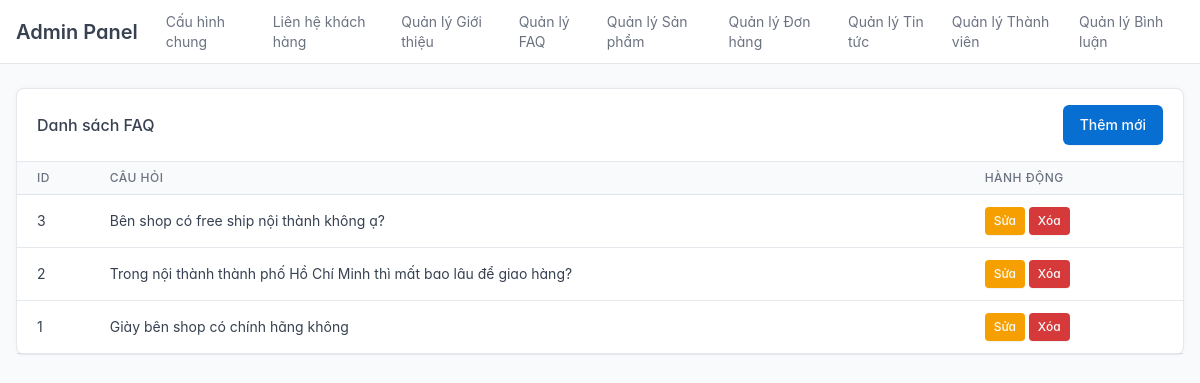
Screenshot of /public/index.php?url=admin/faq/list (signed in) with the database file from the repository.
### tables this page shows
CREATE TABLE `faqs` (
  `id` int(11) NOT NULL,
  `question` text NOT NULL,
  `answer` text NOT NULL,
  `created_at` timestamp NOT NULL DEFAULT current_timestamp(),
  `updated_at` timestamp NOT NULL DEFAULT current_timestamp() ON UPDATE current_timestamp()
);

### app/controllers/admin/AdminFaqController.php (called while the page is built, shortened)
<?php
require_once APPROOT . "/models/Faq.php";
class AdminFaqController {
    private $faq;
    public function __construct() {
        $this->faq = new Faq();
    }
    public function list() {
        $limit = 5;
        $page = isset($_GET['page']) ? (int)$_GET['page'] : 1;
        $offset = ($page - 1) * $limit;
        $faqs = $this->faq->getPaginated($limit, $offset);
        require_once APPROOT . "/views/admin/faq/list.php";
        require_once APPROOT . "/views/admin/layouts/admin_layout.php";
    }
}

### app/libraries/Database.php (called while the page is built, shortened)
<?php
class Database
{
    private $host = DB_HOST;
    private $user = DB_USER;
    private $pass = DB_PASS;
    private $dbname = DB_NAME;
    private $dbh;
    private $stmt;
    public function __construct()
    {
        $dsn = 'mysql:host=' . $this->host . ';dbname=' . $this->dbname . ';charset=utf8';
        $options = [
            PDO::ATTR_PERSISTENT => true,
            PDO::ATTR_ERRMODE => PDO::ERRMODE_EXCEPTION,
            PDO::ATTR_DEFAULT_FETCH_MODE => PDO::FETCH_OBJ,
            PDO::ATTR_EMULATE_PREPARES => false,
        ];
        try
        {
            $this->dbh = new PDO($dsn, $this->user, $this->pass, $options);
        }
        catch (PDOException $e)
        {
            $this->error = $e->getMessage();
            echo $this->error;
        }
    }
    public function query($sql)
    {
        $this->stmt = $this->dbh->prepare($sql);
    }
    public function bind($param, $value, $type = null)
    {
        if (is_null($type))
        {
            switch(true)
            {
                case is_int($value):  $type = PDO::PARAM_INT; break;
            }
        }
        $this->stmt->bindValue($param, $value, $type);
    }
    public function execute()
    {
        return $this->stmt->execute();
    }
    public function resultSet()
    {
        $this->execute();
        return $this->stmt->fetchAll();
    }
}

### app/models/Faq.php (called while the page is built, shortened)
<?php
class Faq
{
    private $db;
    public function __construct()
    {
        $this->db = new Database;
    }
    public function countAll() {
        $this->db->query("SELECT COUNT(*) as total FROM faqs");
        $row = $this->db->single();
        return $row->total;
    }
    public function getPaginated($limit, $offset) {
        $this->db->query("SELECT * FROM faqs ORDER BY id DESC LIMIT :limit OFFSET :offset");
        $this->db->bind(':limit', (int)$limit);
        $this->db->bind(':offset', (int)$offset);
        return $this->db->resultSet();
    }
}

### app/views/admin/faq/list.php (the view, shortened to what this page needs)
<div class="card">
    <div class="card-header">
        <h3 class="card-title">Danh sách FAQ</h3>
        <a href="<?= URLROOT ?>/public/index.php?url=admin/faq/create"
           class="btn btn-primary ms-auto">Thêm mới</a>
    </div>
    <table class="table card-table table-vcenter">
        <thead>
            <tr>
                <th>ID</th>
                <th>Câu hỏi</th>
                <th>Hành động</th>
            </tr>
        </thead>
        <tbody>
            <?php foreach ($faqs as $item): ?>
                <tr>
                    <td><?= $item->id ?></td>
                    <td><?= htmlspecialchars($item->question) ?></td>
                    <td>
                        <a href="<?= URLROOT ?>/public/index.php?url=admin/faq/edit/<?= $item->id ?>"
                           class="btn btn-warning btn-sm">Sửa</a>
                        <a href="<?= URLROOT ?>/public/index.php?url=admin/faq/delete/<?= $item->id ?>"
                           class="btn btn-danger btn-sm"
                           onclick="return confirm('Xóa câu hỏi này?')">
                            Xóa
                        </a>
                    </td>
                </tr>
            <?php endforeach ?>
        </tbody>
    </table>
    </div>
</div>

### rows the page displays
faqs: id "3", question "Bên shop có free ship nội thành không ạ?"
faqs: id "2", question "Trong nội thành thành phố Hồ Chí Minh thì mất bao lâu để giao hàng?"
faqs: id "1", question "Giày bên shop có chính hãng không"
